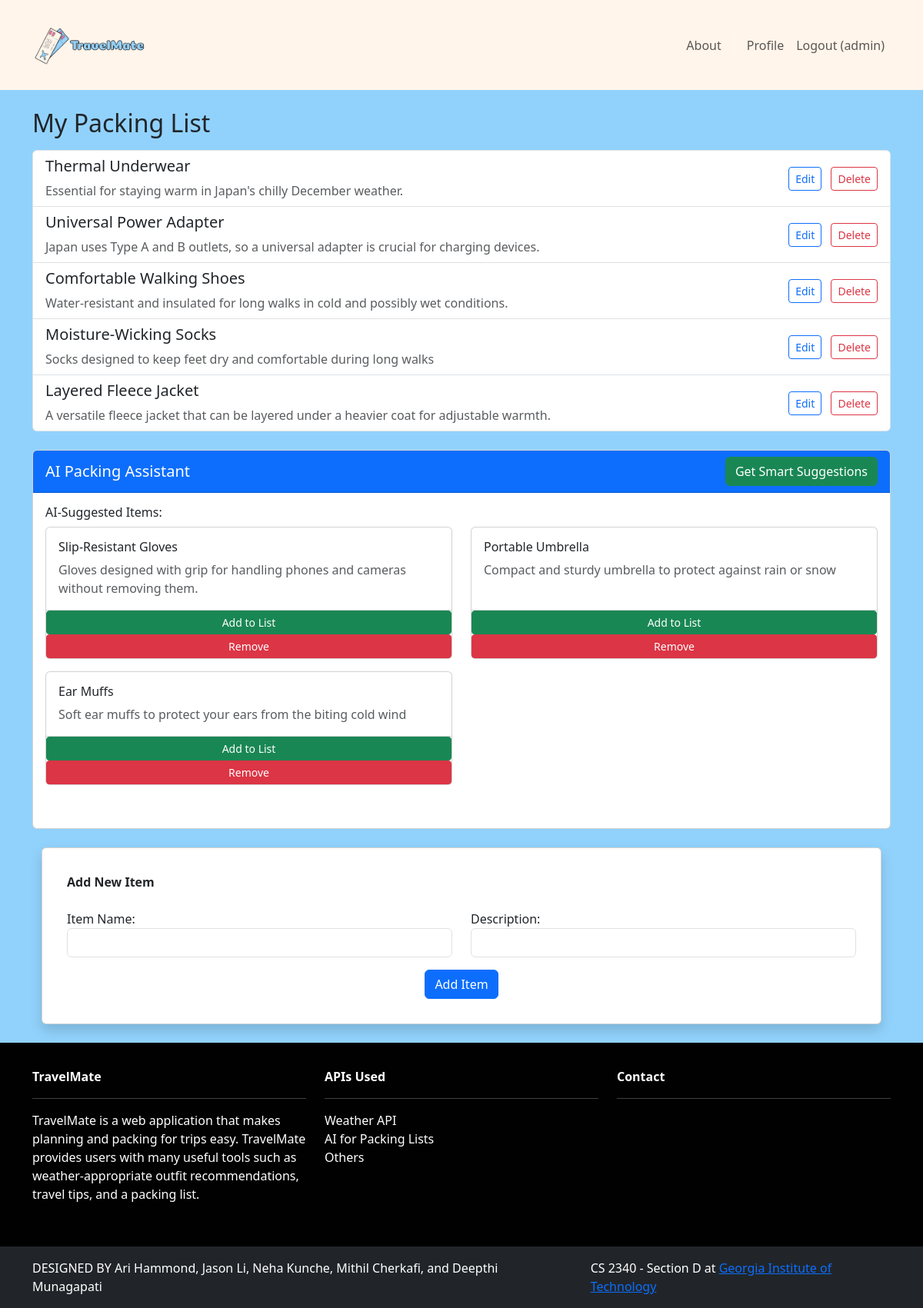
The page /packinglist/ (signed in) on the database its author committed.
### packinglist/models.py (models this page shows, shortened)
class Item(models.Model):
    id = models.AutoField(primary_key=True)
    name = models.CharField(max_length=255)
    description = models.TextField()
    user = models.ForeignKey(User, on_delete=models.CASCADE)
    is_ai_suggested = models.BooleanField(default=False)

### packinglist/views.py (the view)
# urls.py: path("", views.packing_list, name="packing_list"),
@login_required
def packing_list(request):
    user_items = Item.objects.filter(user=request.user, is_ai_suggested=False).order_by(
        "id"
    )
    ai_items = Item.objects.filter(user=request.user, is_ai_suggested=True).order_by(
        "id"
    )
    context = {
        "items": user_items,
        "ai_items": ai_items,
        "default_location": request.session.get("last_location", ""),
    }
    return render(request, "packinglist/packing_list.html", context)

### packinglist/templates/packinglist/packing_list.html (shortened to what this page needs)
{% extends 'base.html' %}
{% block content %}
<div class="container mt-4">
    <h2>My Packing List</h2>
    {% if items %}
    <div class="list-group mt-3">
        {% for item in items %}
        <div class="list-group-item d-flex justify-content-between align-items-center">
            <div>
                <h5>{{ item.name }}</h5>
                <p class="mb-0 text-muted">{{ item.description }}</p>
            </div>
            <div>
                <button class="btn btn-sm btn-outline-primary me-2"
                        data-bs-toggle="modal"
                        data-bs-target="#editItemModal"
                        data-item-id="{{ item.id }}"
                        data-item-name="{{ item.name }}"
                        data-item-desc="{{ item.description }}">
                    Edit
                </button>
                <button class="btn btn-sm btn-outline-danger"
                        data-bs-toggle="modal"
                        data-bs-target="#deleteItemModal"
                        data-item-id="{{ item.id }}">
                    Delete
                </button>
            </div>
        </div>
        {% endfor %}
    </div>
    {% else %}
    <div class="alert alert-info mt-3">
        Your packing list is empty. Add some items to get started!
    </div>
    {% endif %}
    <div class="card mt-4">
        <div class="card-header bg-primary text-white d-flex justify-content-between align-items-center">
            <h5 class="mb-0">AI Packing Assistant</h5>
                <button id="aiSuggestBtn" class="btn btn-success" onclick="getAISuggestions()">
                    Get Smart Suggestions
                </button>
        </div>
        <div class="card-body">
            <div class="mb-4">
            <h6>AI-Suggested Items:</h6>
            {% if ai_items %}
                <div class="row">
                    {% for item in ai_items %}
                    <div class="col-md-6 mb-3">
                        <div class="card h-100">
                            <div class="card-body">
                                <h6 class="card-title">{{ item.name }}</h6>
                                {% if item.description %}
                                <p class="card-text text-muted">{{ item.description }}</p>
                                {% endif %}
                            </div>
                            <div class="card-footer bg-transparent p-0">
                                <div class="row g-0">
                                    <button class="btn btn-sm btn-success"
                                            onclick="addToList('{{ item.id }}')">
                                         Add to List
                                    </button>
                                    <button class="btn btn-sm btn-danger"
                                            data-bs-toggle="modal"
                                            data-bs-target="#deleteItemModal"
                                            data-item-id="{{ item.id }}">
                                         Remove
                                    </button>
                                </div>
                            </div>
                        </div>
                    </div>
                    {% endfor %}
                </div>
            {% else %}
                <div class="alert alert-warning mb-0">
                    No AI-suggested items yet. Get suggestions By Pressing the Button!
                </div>
            {% endif %}
        </div>
        </div>
    </div>
    {% if user.is_authenticated %}
    <div class="container mt-4">
        <div class="row justify-content-center">
            <div class="col-12">
                <div class="card shadow p-3 mb-4 rounded">
                    <div class="card-body">
                        <b class="text-start">Add New Item</b><br/><br/>
                        <form method="POST" action="{% url 'item_create' %}">
                            <div class="row">
                                <div class="col-md-6">
                                    <label for="name">Item Name:</label>
                                    <input type="text" name="name" required
                                        class="form-control" id="name">
                                </div>
                                <div class="col-md-6">
                                    <label for="description">Description:</label>
                                    <input type="text" name="description" required
                                        class="form-control" id="description">
                                </div>
                            </div>
                            <div class="text-center mt-3">
                                <button type="submit" class="btn btn-primary">
                                    Add Item
                                </button>
                            </div>
                        </form>
                    </div>
                </div>
            </div>
        </div>
    </div>
    {% endif %}
</div>
{% endblock %}

### travelmate/templates/base.html (shortened to what this page needs)
<!DOCTYPE html>
<html lang="en">
{% load static %}
<head>
    <link href="https://cdn.jsdelivr.net/npm/bootstrap@5.3.3/dist/css/bootstrap.min.css" rel="stylesheet">
    <link rel="stylesheet" type="text/css" href="{% static 'css/style.css' %}" />
</head>
<body class="d-flex flex-column min-vh-100" style="background-color: #91D2FC;">
    <nav class="p-3 navbar navbar-expand-lg">
        <div class="container">
            <a class="navbar-brand mx-0" href="{% url 'home.index' %}">
                <img src="{% static 'img/logo3.png' %}" alt="logo" height="75px" style="object-fit:fill;" />
            </a>
            <div class="collapse navbar-collapse" id="navbarNavAltMarkup">
                <div class="navbar-nav ms-auto navbar-ml">
                    <a class="nav-link" href="{% url 'home.about' %}">About</a>
                    {% if user.is_authenticated %}
                        <a class="nav-link" href="{% url 'accounts.profile' %}">Profile</a>
                        <a class="nav-link" href="{% url 'accounts.logout' %}">Logout ({{ user.username }})</a>
                    {% else %}
                        <a class="nav-link" href="{% url 'accounts.login' %}">Login</a>
                        <a class="nav-link" href="{% url 'accounts.signup' %}">Sign Up</a>
                    {% endif %}
                </div>
            </div>
        </div>
    </nav>
    <main class="flex-fill">
        {% block content %}
        {% endblock content %}
    </main>
    <section class="p-3 ms-footer d-none d-md-block">
        <div class="container">
            <div class="row mt-3 text-white">
                <div class="col-4 mx-auto mb-4">
                    <b>TravelMate</b>
                    <hr />
                    <p>TravelMate is a web application that makes planning and packing for trips easy. TravelMate provides users with many useful tools such as weather-appropriate outfit recommendations, travel tips, and a packing list.</p>
                </div>
                <div class="col-4 mx-auto mb-4">
                    <b>APIs Used</b>
                    <hr />
                    <a class="nav-link" href="#">Weather API</a>
                    <a class="nav-link" href="#">AI for Packing Lists</a>
                    <a class="nav-link" href="#">Others</a>
                </div>
                <div class="col-4 mx-auto mb-4">
                    <b>Contact</b>
                    <hr />
                </div>
            </div>
        </div>
    </section>
    <section class="p-3 ms-footer-bottom bg-dark mt-auto">
        <div class="container d-flex flex-column flex-md-row justify-content-between">
            <div class="me-5 text-white mb-2 mb-md-0">
                <span>DESIGNED BY Ari Hammond, Jason Li, Neha Kunche, Mithil Cherkafi, and Deepthi Munagapati</span>
            </div>
            <div class="text-white">
                <span>CS 2340 - Section D at <a href="https://www.gatech.edu" target="_blank">Georgia Institute of Technology</a></span>
            </div>
        </div>
    </section>
</body>
</html>

### travelmate/static/css/style.css (style rules this page uses)
* { --bckgrnd: #fff5eb; --main-color: #95d0f7; --dark: #010101; --accent: #fc79a8; }
.navbar { background-color: var(--bckgrnd); }
body { background-color: var(--main-color); }
.ms-footer { background-color: var(--dark); }

### rows shown on the page
Item: name "Thermal Underwear", description "Essential for staying warm in Japan's chilly December weather."
Item: name "Universal Power Adapter", description "Japan uses Type A and B outlets, so a universal adapter is crucial for charging devices."
Item: name "Comfortable Walking Shoes", description "Water-resistant and insulated for long walks in cold and possibly wet conditions."
Item: name "Moisture-Wicking Socks", description "Socks designed to keep feet dry and comfortable during long walks"
Item: name "Layered Fleece Jacket", description "A versatile fleece jacket that can be layered under a heavier coat for adjustable warmth."
Item: name "Slip-Resistant Gloves", description "Gloves designed with grip for handling phones and cameras without removing them."
Item: name "Portable Umbrella", description "Compact and sturdy umbrella to protect against rain or snow"
Item: name "Ear Muffs", description "Soft ear muffs to protect your ears from the biting cold wind"

### other values the page prints
{{ user.username }} "admin"
